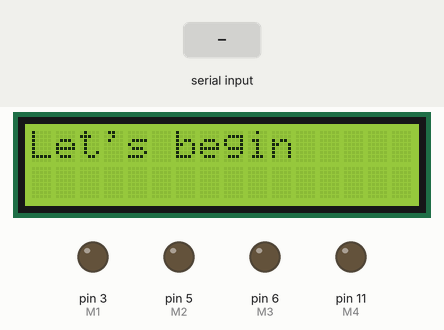
A sketch run on a simulated Arduino Uno, built with avr-gcc and run on an emulated ATmega328P. Parts: 16×2 character LCD, output pins drawn as LEDs (lit = HIGH). The test bench sets the inputs (shaded band). What the sketch prints to the serial monitor is not drawn.

Above: at 1.2 s.
1.3 s: "1" received over Serial
At 2.2 s:
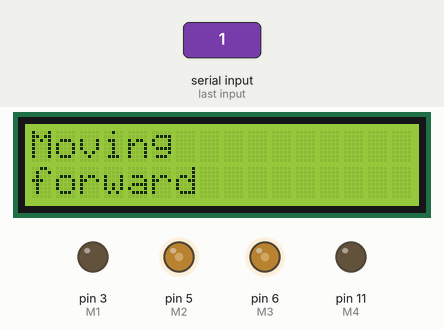
2.8 s: "2" received over Serial
At 4.0 s:
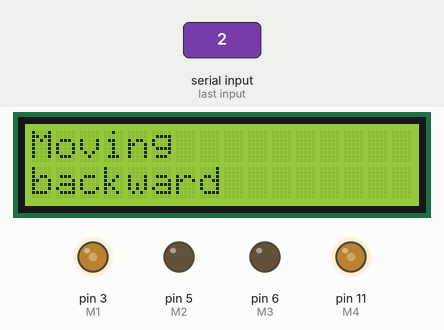
4.3 s: "3" received over Serial
At 5.1 s:
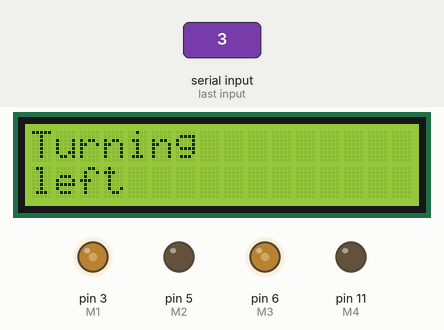
5.8 s: "4" received over Serial
At 6.8 s:
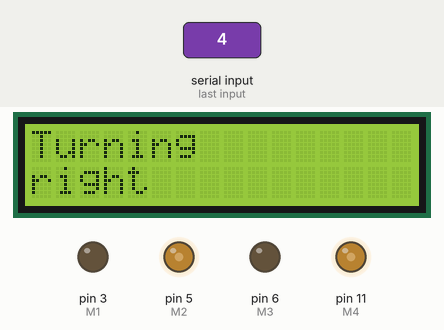
7.3 s: "5" received over Serial
At 8.4 s:
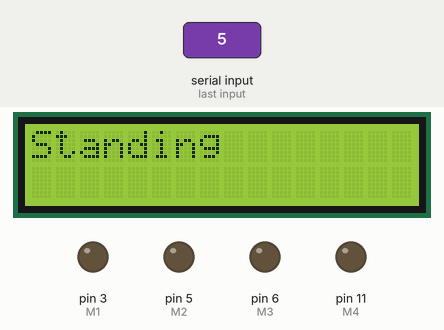
Timing chart, 0 to 9.8 s (numbered marks = the images above; inputs shaded):
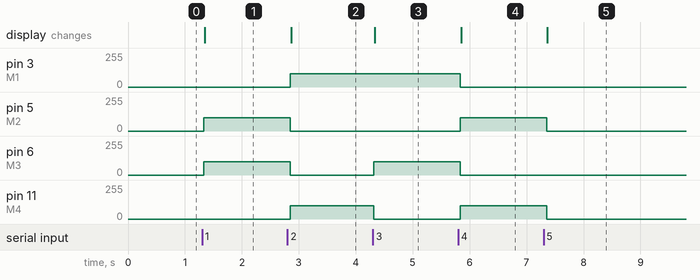

Measured:
- after the input at 1.3 s, pin 5 (M2), pin 6 (M3): 0/255 → 100/255 at once; the display: changes after 0.05 s (image 1)
- after the input at 2.8 s, pin 3 (M1), pin 11 (M4): 0/255 → 100/255 after 0.05 s; pin 5 (M2), pin 6 (M3): 100/255 → 0/255 after 0.05 s; the display: changes after 0.07 s (image 2)
- after the input at 4.3 s, pin 6 (M3): 0/255 → 100/255 at once; pin 11 (M4): 100/255 → 0/255 at once; the display: changes at once (image 3)
- after the input at 5.8 s, pin 3 (M1), pin 6 (M3): 100/255 → 0/255 at once; pin 5 (M2), pin 11 (M4): 0/255 → 100/255 at once; the display: changes after 0.05 s (image 4)
- after the input at 7.3 s, pin 5 (M2), pin 11 (M4): 100/255 → 0/255 after 0.05 s; the display: changes after 0.06 s (image 5)

The sketch:

control_another.ino
```cpp
#include <Wire.h>
#include <LiquidCrystal_I2C.h> // Подключение библиотеки
//#include <LiquidCrystal_PCF8574.h>

LiquidCrystal_I2C lcd(0x3F, 16, 2);

//инициализация номеров управляющих контактов
int M1 = 3; //left forward
int M2 = 5; //left backward
int M3 = 6; //right forward
int M4 = 11; //right backward

byte Speed = 100; //скорость
char val;


//отладка
void setup() {
Wire.begin();
Serial.begin(9600);
//Serial.println("Start");
//настройка пинов
pinMode(M1, OUTPUT);
pinMode(M2, OUTPUT);
pinMode(M3, OUTPUT);
pinMode(M4, OUTPUT);
//настройка дисплея
lcd.init(); // Инициализация дисплея
lcd.backlight(); // Подключение подсветки
lcd.clear();
lcd.leftToRight();
lcd.setCursor(0,0);
lcd.print("Let's begin");
}


//функции для моторов

void R_MOVE() {
digitalWrite (M4,LOW);
analogWrite (M3,100);
}


void L_MOVE() {
digitalWrite (M2,LOW);
analogWrite (M1,100);
}


void L_BACK() {
digitalWrite (M1,LOW);
analogWrite (M2,100);
}

void R_BACK() {
digitalWrite (M3,LOW);
analogWrite (M4,100);
}

void Stop() {
digitalWrite (M1,LOW);
digitalWrite (M2,LOW);
digitalWrite (M3,LOW);
digitalWrite (M4,LOW);
}


void loop() {

 //delay (3000); //задержка на 1 сек
//BluetoothSerial.println("Ничего не происходит");
 if (Serial.available()>0) {
 Serial.println("Что-то начало происходить");
 //получение информации из основного кода
   //val = BluetoothSerial.read()-'0';
   val = Serial.read();
   Serial.println(val);
   //BluetoothSerial.println(val);
   //Stop();

   switch(val) {
    case '1': {
     // R_MOVE(); L_MOVE();
     R_MOVE(); L_BACK();
      Serial.println("Поехали");
      lcd.clear();
      lcd.leftToRight();
      lcd.setCursor(0, 0);
      lcd.print("Moving");
      lcd.setCursor(0, 1);
      lcd.print("forward");
      break;  } //движение вперёд

    case '2': {
      //R_BACK(); L_BACK();
      L_MOVE(); R_BACK();
      lcd.clear();
      lcd.leftToRight();
      lcd.setCursor(0, 0);
      lcd.print("Moving");
      lcd.setCursor(0, 1);
      lcd.print("backward");
      break; } //движение назад

    case '3': {
      //L_MOVE(); R_BACK();
      R_MOVE(); L_MOVE();
      lcd.clear();
      lcd.leftToRight();
      lcd.setCursor(0, 0);
      lcd.print("Turning");
      lcd.setCursor(0, 1);
      lcd.print("left");
      break;} //налево

    case '4': {
     // R_MOVE(); L_BACK();
      R_BACK(); L_BACK();
      lcd.clear();
      lcd.leftToRight();
      lcd.setCursor(0, 0);
      lcd.print("Turning");
      lcd.setCursor(0, 1);
      lcd.print("right");
      break; } //направо

    case '5': {
      Stop();
      lcd.clear();
      lcd.leftToRight();
      lcd.setCursor(0, 0);
      lcd.print("Standing");
      break; } //остановка
   }
 }
 delay(50);
}
```
